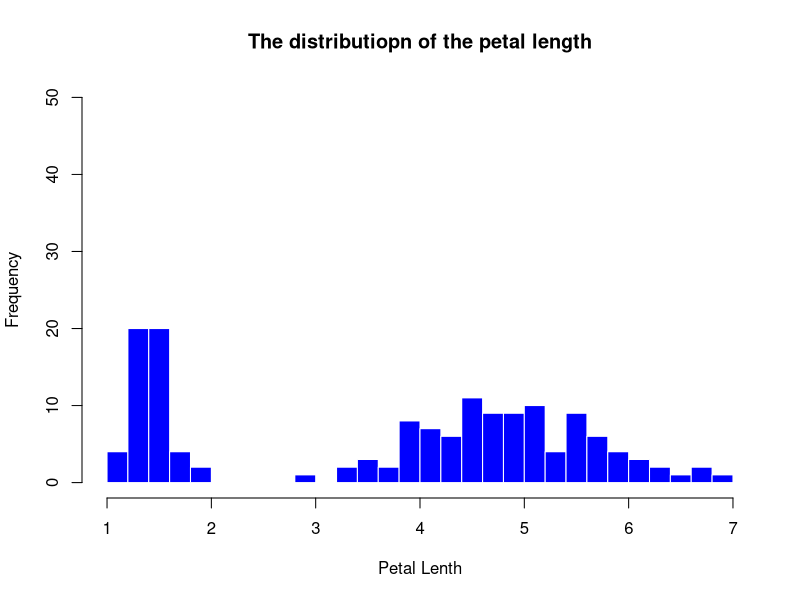
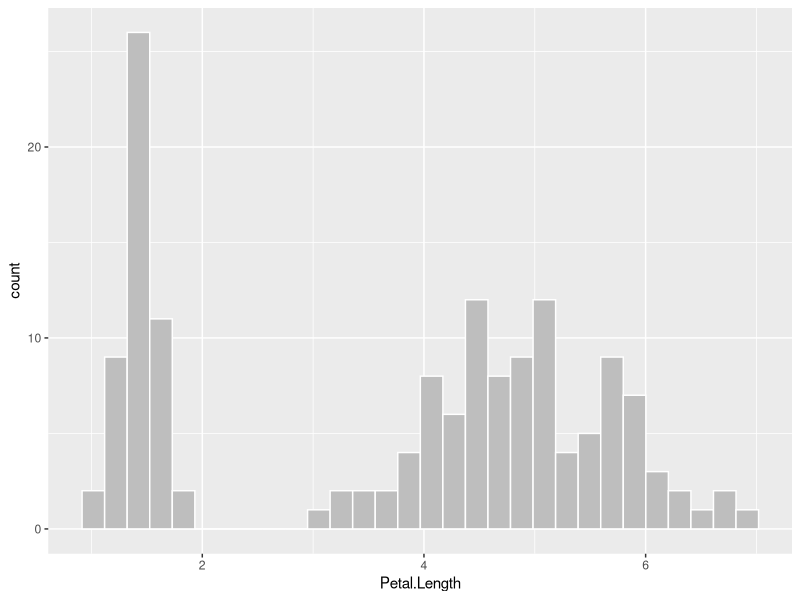

These charts were generated, in order, by the following R code:
# load the iris dataset
data(iris)

# calculate the mean
petal_length_mean <- mean(iris$Petal.Length)

# plot the distribution of the Petal.Length
hist(iris$Petal.Length,
     main = "The distributiopn of the petal length",
     xlab = "Petal Lenth",
     ylab = "Frequency",
     col = 'blue', border = "white",
     ylim = c(0,50),
     breaks = 30)


# install ggplot2
install.packages("ggplot2")
library(ggplot2)


# use ggplot2 to create distribution
ggplot(data = iris, aes(x = Petal.Length)) + 
  geom_histogram(color = "white", fill = "grey")


#  generate a summary table of each column
summary(iris)

# summary by using str()
str(iris)

